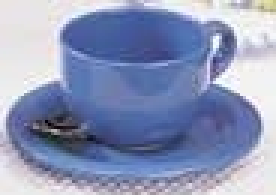
#> input picture Cup.jpg, 92 x 65 px (shown 3 times larger)
$ python Orb.py   (older library calls are emulated)
#> lines starting #> are read from the running program, lines starting #| are printed output that depends on the picture
import cv2
from find_obj import filter_matches,explore_match

img1 = cv2.imread('Cup.jpg',0)          # queryImage
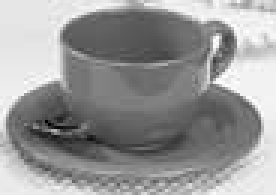
#> img1: shape (65, 92) (shown 3 times larger); min 1, max 255, mean 151.5
img2 = cv2.imread('Tea.jpg',0) # trainImage
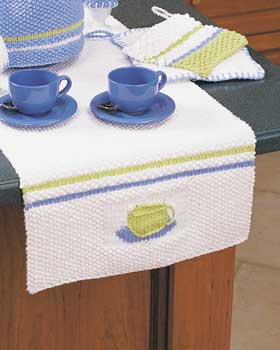
#> input picture Tea.jpg, 280 x 350 px
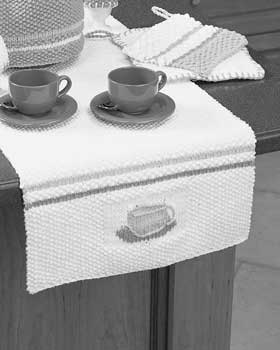
#> img2: shape (350, 280); min 0, max 255, mean 159.6

# Initiate SIFT detector
orb = cv2.ORB()

# find the keypoints and descriptors with SIFT
kp1, des1 = orb.detectAndCompute(img1,None)
#> kp1 = (); des1 = None
kp2, des2 = orb.detectAndCompute(img2,None)
#> kp2 = 422 keypoints; strongest (x, y, size): (68, 82, 31), (197, 81, 31), (66, 82, 31), (65, 84, 44.6)

# create BFMatcher object
bf = cv2.BFMatcher(cv2.NORM_HAMMING)#, crossCheck=True)

matches = bf.knnMatch(des1, trainDescriptors = des2, k = 2)
#> matches = ()
#> (the run stopped early here; a loop or call above may not have finished)
